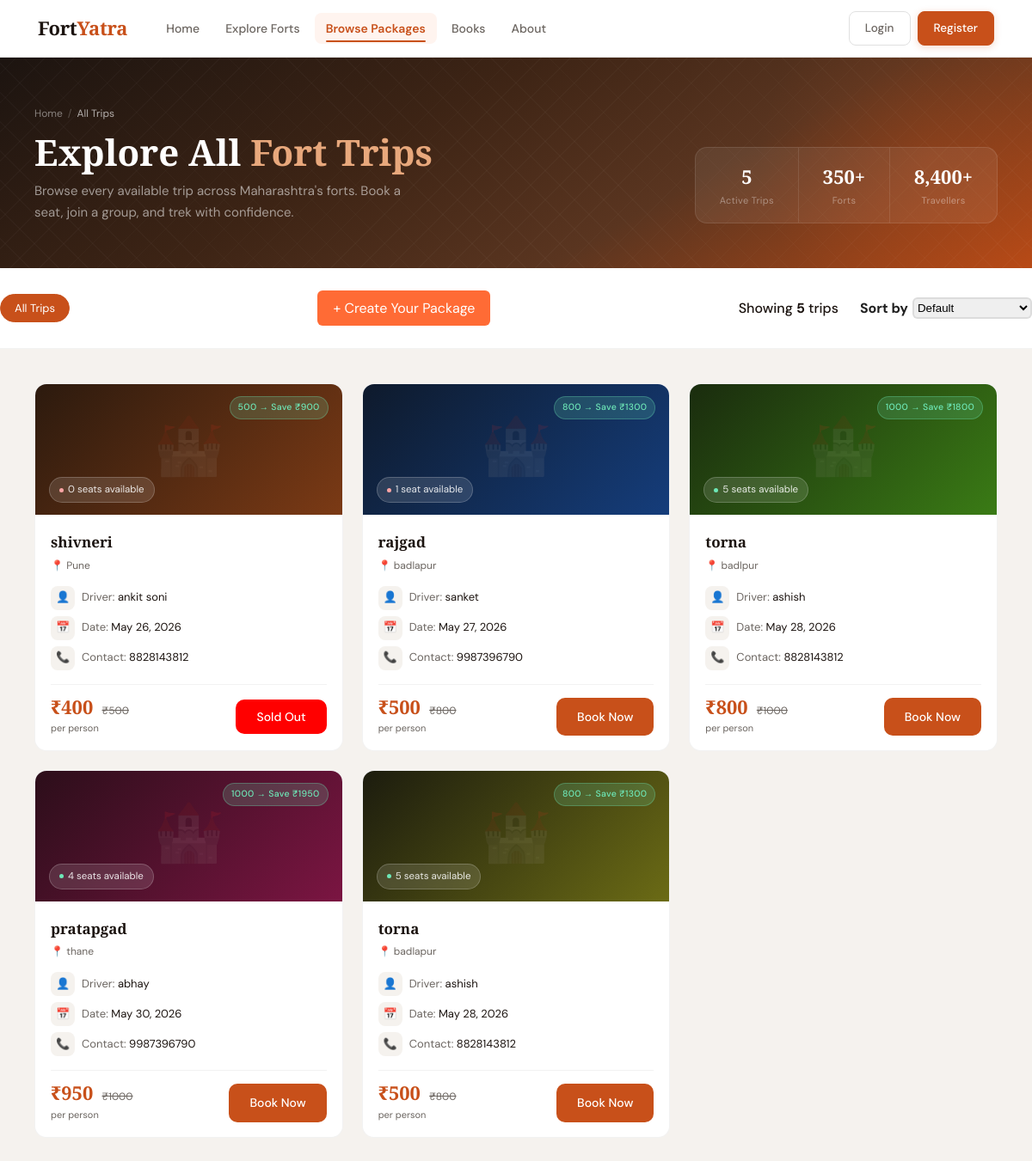
/best-packages/, run on the app's committed database.
### users/models.py (models this page shows)
class package(models.Model):
    fort_name = models.CharField(max_length=100)
    driver_name = models.CharField(max_length=100)
    contact = models.CharField(max_length=10)
    pickup_place = models.CharField(max_length=150)
    pickup_date = models.DateField()
    seats = models.IntegerField()
    price = models.IntegerField()
    offer_price = models.IntegerField()
    created_by_user = models.BooleanField(default=False)
    def seats_left(self):
     return self.seats

### fortYatra/views.py (the view)
# urls.py: path('best-packages/', views.best_packages),
def best_packages(request):
    packagesData = package.objects.all()   # () important
    data = {
        'packagesData': packagesData
    }
    return render(request, 'package.html', data)

### templates/package.html (shortened to what this page needs)
<!DOCTYPE html>
<html lang="en">
<head>
{% load static %}
<link rel="stylesheet" href="../static/css/packages.css">
<link rel="stylesheet" href="{% static 'css/nav.css' %}">
</head>
<body>
   {% include "navBar.html" %}
  <section class="page-banner">
    <div class="container">
      <div class="banner-inner">
        <div>
          <div class="banner-crumb">
            <a href="/">Home</a>
            <span>/</span>
            <span style="color:rgba(255,255,255,0.65)">All Trips</span>
          </div>
          <h1 class="banner-title">Explore All <em>Fort Trips</em></h1>
          <p class="banner-subtitle">
            Browse every available trip across Maharashtra's forts.
            Book a seat, join a group, and trek with confidence.
          </p>
        </div>
        <div class="banner-stats">
          <div class="b-stat">
            <div class="b-stat-num">{{ packagesData|length }}</div>
            <div class="b-stat-label">Active Trips</div>
          </div>
          <div class="b-stat">
            <div class="b-stat-num">350+</div>
            <div class="b-stat-label">Forts</div>
          </div>
          <div class="b-stat">
            <div class="b-stat-num">8,400+</div>
            <div class="b-stat-label">Travellers</div>
          </div>
        </div>
      </div>
    </div>
  </section>
  <div class="filter-bar">
    <div class="container">
      <div class="filter-chips" id="filterChips">
        <button class="chip active" data-filter="all">All Trips</button>
      </div>
      <div style="text-align:right;margin:20px;">
        <a href="{% url 'create_package' %}"
          style="background:#ff6b35;color:white;padding:10px 18px;border-radius:6px;text-decoration:none;">
          + Create Your Package
         </a>
      </div>
      <div class="filter-right">
        <span class="result-count">
          Showing <strong id="visibleCount">{{ packagesData|length }}</strong> trips
        </span>
        <span class="sort-label">Sort by</span>
        <select class="sort-select" id="sortSelect">
          <option value="default">Default</option>
        </select>
      </div>
    </div>
  </div>
  <section class="trips-section">
    <div class="container">
      <div class="trips-grid" id="tripsGrid">
        {% for p in packagesData %}
        <div class="trip-card"
             data-fort="{{ p.fort_name }}"
             data-price="{{ p.offer_price }}"
             data-date="{{ p.pickup_date }}"
             data-index="{{ forloop.counter }}">
          {% if p.created_by_user %}
           <span style="position:absolute;
            top:10px;
            left:10px;
            background:#28a745;
            color:white;
            padding:5px 10px;
            border-radius:5px;
            font-size:12px;">
           </span>
         {% endif %}
          <div class="card-banner banner-{{ forloop.counter|divisibleby:1|yesno:'1,1' }}"
               id="banner-{{ forloop.counter }}">
            <span class="card-fort-bg">🏰</span>
            {% if p.offer_price < p.price %}
            <span class="discount-badge">
              {{ p.price|add:"-0"|floatformat:0 }} → Save ₹{{ p.price|add:p.offer_price|floatformat:0 }}
            </span>
            {% endif %}
            <span class="seats-badge">
           <span class="seats-dot {% if p.seats_left <= 3 %}low{% endif %}"></span>
           {{ p.seats_left }} seat{{ p.seats_left|pluralize }} available
           </span>
          </div>
          <div class="card-body">
            <div class="card-fort-name">{{ p.fort_name }}</div>
            <div class="card-pickup-place">📍 {{ p.pickup_place }}</div>
            <div class="card-info">
              <div class="info-row">
                <span class="info-icon">👤</span>
                <span>Driver: <span class="info-val">{{ p.driver_name }}</span></span>
              </div>
              <div class="info-row">
                <span class="info-icon">📅</span>
                <span>Date: <span class="info-val">{{ p.pickup_date }}</span></span>
              </div>
              <div class="info-row">
                <span class="info-icon">📞</span>
                <span>Contact: <span class="info-val">{{ p.contact }}</span></span>
              </div>
            </div>
            <div class="card-divider"></div>
            <div class="card-footer">
              <div class="price-block">
                <span class="price-offer">₹{{ p.offer_price }}</span>
                {% if p.offer_price < p.price %}
                <span class="price-original">₹{{ p.price }}</span>
                {% endif %}
                <div class="price-per">per person</div>
              </div>
            {% if p.seats > 0 %}
              <a href="{% url 'booking' p.id %}" class="book-btn">Book Now</a>
            {% else %}
              <button class="book-btn" style="background:red;">Sold Out</button>
            {% endif %}
            </div>
          </div>
        </div>
        {% empty %}
        <div class="empty-state">
          <div class="empty-icon">🏔️</div>
          <h3>No trips available yet</h3>
          <p>Check back soon — new fort trips are added regularly.</p>
        </div>
        {% endfor %}
      </div>
    </div>
  </section>
</body>
</html>

### static/css/nav.css (style rules this page uses)
:root { --saffron: #C8501A; --saffron-hover: #b04416; --saffron-light: #FFF4EF; --dark: #1C1410; --white: #FFFFFF; --stone: #6B6560; --stone-light: #F5F2EE; --nav-height: 66px; --font-display: 'Playfair Display', Georgia, serif; --font-body: 'DM Sans', system-ui, sans-serif; --transition: 0.22s ease; }

### data on the page
package: price|add "500", price|add "900", seats_left "0", fort_name "shivneri", pickup_place "Pune", driver_name "ankit soni", pickup_date "May 26, 2026", contact "8828143812", offer_price "400", price "500", shows "Sold Out"
package: price|add "800", price|add "1300", seats_left "1", fort_name "rajgad", pickup_place "badlapur", driver_name "sanket", pickup_date "May 27, 2026", contact "9987396790", offer_price "500", price "800", shows "Book Now"
package: price|add "1000", price|add "1800", seats_left "5", fort_name "torna", pickup_place "badlpur", driver_name "ashish", pickup_date "May 28, 2026", contact "8828143812", offer_price "800", price "1000", shows "Book Now"
package: price|add "1000", price|add "1950", seats_left "4", fort_name "pratapgad", pickup_place "thane", driver_name "abhay", pickup_date "May 30, 2026", contact "9987396790", offer_price "950", price "1000", shows "Book Now"
package: price|add "800", price|add "1300", seats_left "5", fort_name "torna", pickup_place "badlapur", driver_name "ashish", pickup_date "May 28, 2026", contact "8828143812", offer_price "500", price "800", shows "Book Now"

### other printed values
{{ packagesData|length }} "5"
